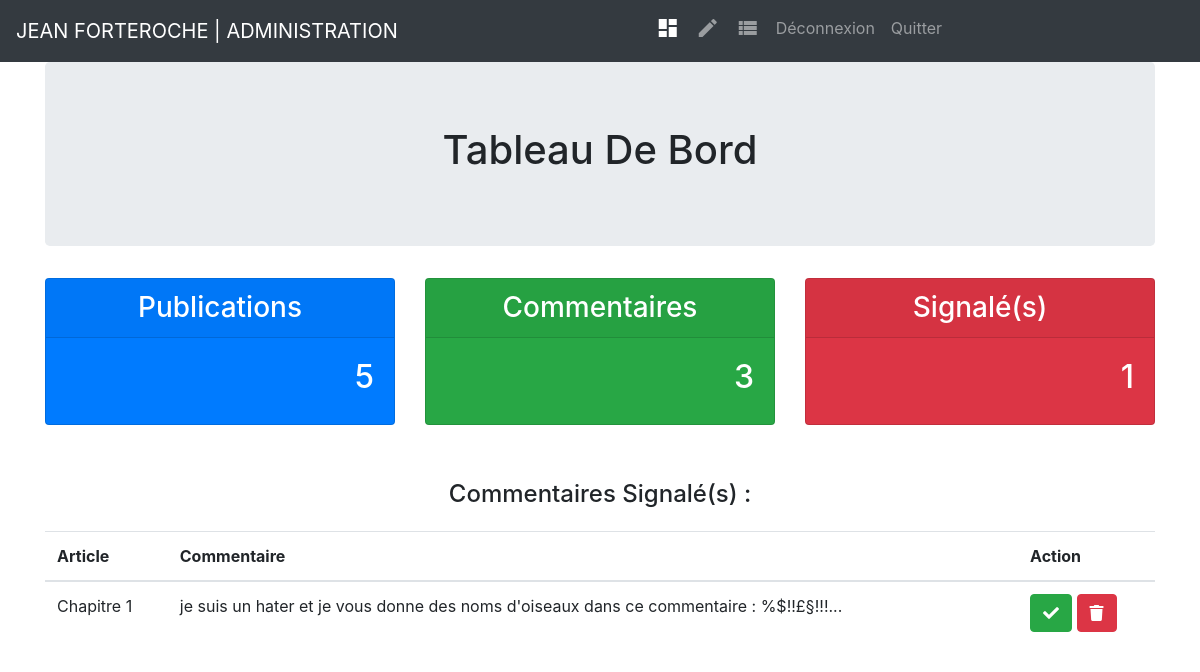
/admin/index.php?view=dashboard (signed in), run on an earlier commit of the app's database.
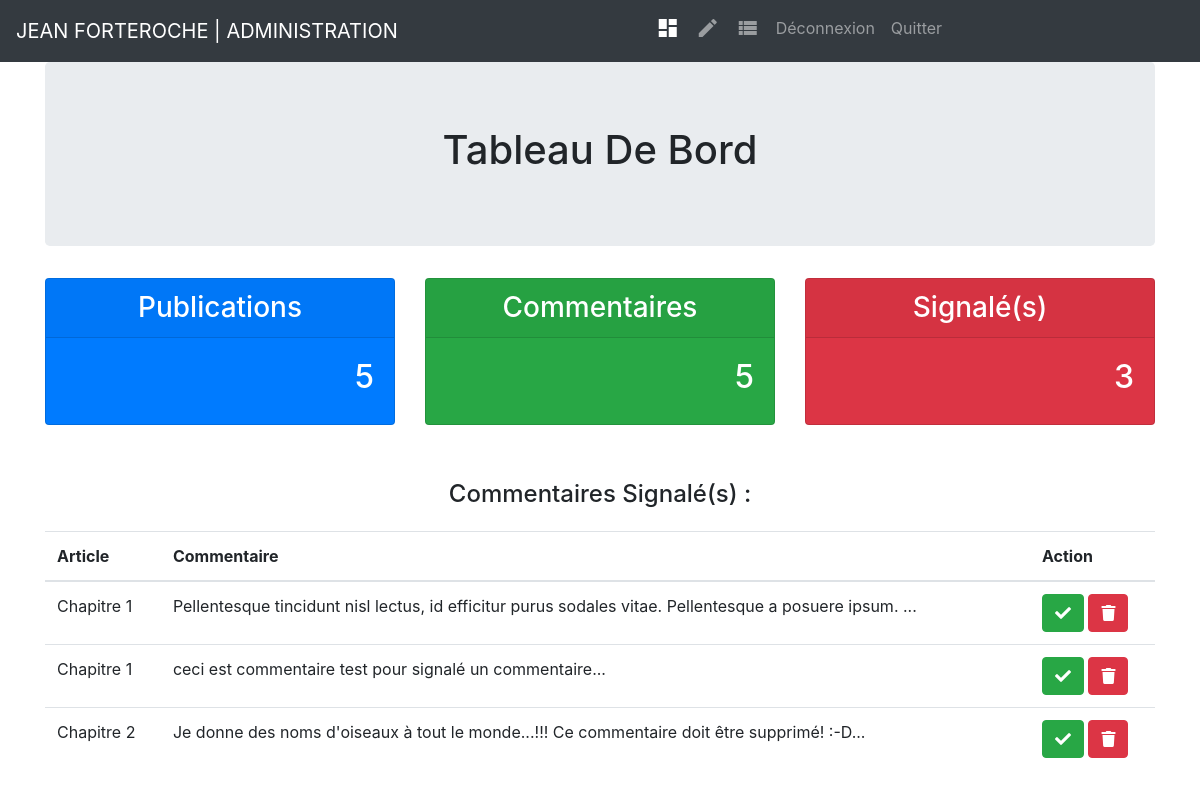
And on a later commit of the database.
### tables this page shows
CREATE TABLE `comments` (
  `id` int(11) NOT NULL,
  `name` varchar(255) NOT NULL,
  `email` varchar(255) NOT NULL,
  `comment` text NOT NULL,
  `post_id` int(11) NOT NULL,
  `date` datetime NOT NULL,
  `reported` tinyint(1) NOT NULL DEFAULT '0'
);

CREATE TABLE `posts` (
  `id` int(11) NOT NULL,
  `title` varchar(255) NOT NULL,
  `content` text NOT NULL,
  `writer` varchar(255) NOT NULL,
  `image` varchar(255) NOT NULL DEFAULT 'post.png',
  `date` datetime NOT NULL,
  `posted` tinyint(1) NOT NULL
);

### admin/controllers/dashboard.controller.php (called while the page is built)
<?php
function inTable($table){
    global $db;
    $query = $db->query("SELECT COUNT(id) FROM $table");
    return $nombre = $query->fetch();
}
function getColor($table,$colors){
    if(isset($colors[$table])){
        return $colors[$table];
    }else{
        return "bg-warning";
    }
}
function inTableReported(){
    global $db;
    $query = $db->query("SELECT COUNT(reported) FROM comments WHERE comments.reported ='1'");
    return $nombre = $query->fetch();
}
function get_reported_comments(){
    global $db;
    $req = $db->query("
        SELECT  comments.id,
                comments.name,
                comments.email,
                comments.date,
                comments.post_id,
                comments.comment,
                posts.title
        FROM comments
        JOIN posts
        ON comments.post_id = posts.id
        WHERE comments.reported = '1'
        ORDER BY comments.date ASC
    ");
    $results = [];
    while($rows = $req->fetchObject()){
        $results[] = $rows;
    }
    return $results;
}

### admin/models/dashboard_table.php (the view, shortened to what this page needs)
<?php $comments = get_reported_comments(); ?>
<table class="table">
    <thead>
    <tr>
        <th scope="col">Article</th>
        <th scope="col">Commentaire</th>
        <th scope="col">Action</th>
    </tr>
    </thead>
    <tbody>
    <?php
    if(!empty($comments)){
        foreach ($comments as $comment) { ?>
            <tr id="commentaire_<?= $comment->id ?>">
                <td><?= $comment->title ?></td>
                <td><?= substr($comment->comment, 0, 100); ?>...</td>
                <td>
                    <button type="button" class="btn btn-success" data-toggle="modal"
                            data-target="#comment_validate<?= $comment->id ?>"><i class="fas fa-check"></i></button>
                    <button type="button" class="btn btn-danger" data-toggle="modal"
                            data-target="#comment_delete<?= $comment->id ?>"><i class="fas fa-trash"></i></button>
                </td>
            </tr>
        <?php
        }
            }
        ?>
    </tbody>
</table>

### admin/models/dashboard_panel.php
<div class="card-deck">
<?php
$tables = [
    "Publications"    => "posts",
    "Commentaires"    => "comments"
];
$colors = [
    "posts" => "bg-primary",
    "comments" => "bg-success"
];
foreach($tables as $table_name => $table){
    ?>
    <div class="card text-center text-white <?=getColor($table,$colors)?>">
        <div class="card-header h3"><?=$table_name?></div>
        <?php $nbrInTable = inTable($table); ?>
        <div class="card-body text-right"><h2><?=$nbrInTable[0]?></h2></div>
    </div>
    <?php
}
?>
    <div class="card text-center text-white bg-danger">
        <div class="card-header h3">Signalé(s)</div>
        <?php $nbrInTableReported = inTableReported(); ?>
        <div class="card-body text-right"><h2><?=$nbrInTableReported[0]?></h2></div>
    </div>
</div>

What changed in the data, as far as the page shows it:
removed comments: post.title "Chapitre 1", comment "je suis un hater et je vous donne des noms d'oiseaux dans ce commentaire : %$!!£§!!!"
added comments: post.title "Chapitre 1", comment "Pellentesque tincidunt nisl lectus, id efficitur purus sodales vitae. Pellentesque a posuere ipsum."
added comments: post.title "Chapitre 1", comment "ceci est commentaire test pour signalé un commentaire"
added comments: post.title "Chapitre 2", comment "Je donne des noms d'oiseaux à tout le monde...!!! Ce commentaire doit être supprimé! :-D"
Also different on the page:
$nbrInTableReported[0]: "1" → "3"
new list line: "Commentaires 5"
list line gone: "Commentaires 3"
